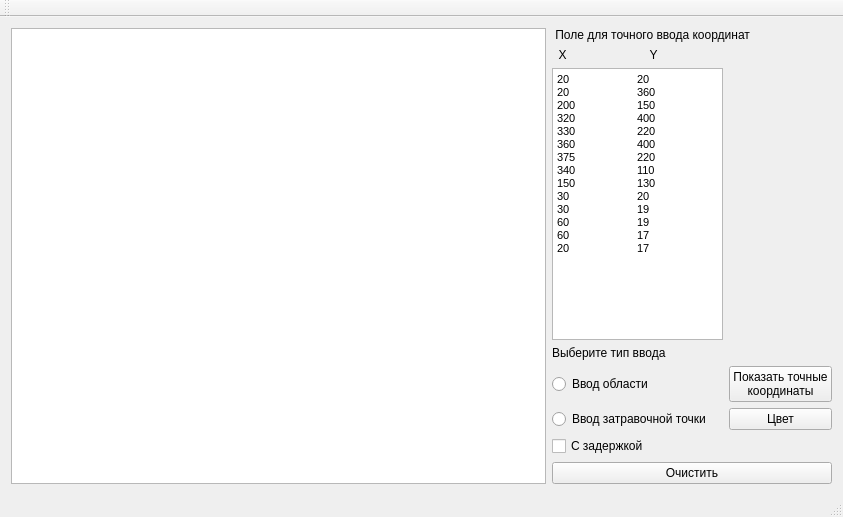
<?xml version="1.0" encoding="UTF-8"?>
<ui version="4.0">
 <class>MainWindow</class>
 <widget class="QMainWindow" name="MainWindow">
  <property name="geometry">
   <rect>
    <x>0</x>
    <y>0</y>
    <width>843</width>
    <height>517</height>
   </rect>
  </property>
  <property name="windowTitle">
   <string>Лабораторная 6</string>
  </property>
  <widget class="QWidget" name="centralWidget">
   <layout class="QHBoxLayout" name="horizontalLayout" stretch="2,1">
    <item>
     <widget class="QGraphicsView" name="graphicsView"/>
    </item>
    <item>
     <layout class="QGridLayout" name="gridLayout" columnstretch="1,0,0,0">
      <item row="3" column="0" colspan="4">
       <widget class="QLabel" name="label_2">
        <property name="text">
         <string>Выберите тип ввода</string>
        </property>
       </widget>
      </item>
      <item row="1" column="0">
       <widget class="QLabel" name="label_6">
        <property name="text">
         <string>  X                         Y</string>
        </property>
        <property name="alignment">
         <set>Qt::AlignLeading|Qt::AlignLeft|Qt::AlignVCenter</set>
        </property>
       </widget>
      </item>
      <item row="6" column="3">
       <spacer name="horizontalSpacer">
        <property name="orientation">
         <enum>Qt::Horizontal</enum>
        </property>
        <property name="sizeHint" stdset="0">
         <size>
          <width>40</width>
          <height>20</height>
         </size>
        </property>
       </spacer>
      </item>
      <item row="4" column="0">
       <widget class="QRadioButton" name="radioArea">
        <property name="text">
         <string>Ввод области</string>
        </property>
        <attribute name="buttonGroup">
         <string notr="true">buttonGroup</string>
        </attribute>
       </widget>
      </item>
      <item row="5" column="3">
       <widget class="QPushButton" name="btnColor">
        <property name="text">
         <string>Цвет</string>
        </property>
       </widget>
      </item>
      <item row="5" column="0">
       <widget class="QRadioButton" name="radioPoint">
        <property name="text">
         <string>Ввод затравочной точки</string>
        </property>
        <attribute name="buttonGroup">
         <string notr="true">buttonGroup</string>
        </attribute>
       </widget>
      </item>
      <item row="7" column="0" colspan="4">
       <widget class="QPushButton" name="btnClear">
        <property name="text">
         <string>Очистить</string>
        </property>
       </widget>
      </item>
      <item row="6" column="0" colspan="2">
       <widget class="QCheckBox" name="checkDelay">
        <property name="text">
         <string>С задержкой</string>
        </property>
       </widget>
      </item>
      <item row="0" column="0" colspan="4">
       <widget class="QLabel" name="label">
        <property name="text">
         <string> Поле для точного ввода координат</string>
        </property>
       </widget>
      </item>
      <item row="2" column="0" colspan="3">
       <widget class="QTextEdit" name="textEdit">
        <property name="html">
         <string>&lt;!DOCTYPE HTML PUBLIC &quot;-//W3C//DTD HTML 4.0//EN&quot; &quot;http://www.w3.org/TR/REC-html40/strict.dtd&quot;&gt;
&lt;html&gt;&lt;head&gt;&lt;meta name=&quot;qrichtext&quot; content=&quot;1&quot; /&gt;&lt;style type=&quot;text/css&quot;&gt;
p, li { white-space: pre-wrap; }
&lt;/style&gt;&lt;/head&gt;&lt;body style=&quot; font-family:'MS Shell Dlg 2'; font-size:8.25pt; font-weight:400; font-style:normal;&quot;&gt;
&lt;p style=&quot; margin-top:0px; margin-bottom:0px; margin-left:0px; margin-right:0px; -qt-block-indent:0; text-indent:0px;&quot;&gt;20	20&lt;/p&gt;
&lt;p style=&quot; margin-top:0px; margin-bottom:0px; margin-left:0px; margin-right:0px; -qt-block-indent:0; text-indent:0px;&quot;&gt;20	360&lt;/p&gt;
&lt;p style=&quot; margin-top:0px; margin-bottom:0px; margin-left:0px; margin-right:0px; -qt-block-indent:0; text-indent:0px;&quot;&gt;200	150&lt;/p&gt;
&lt;p style=&quot; margin-top:0px; margin-bottom:0px; margin-left:0px; margin-right:0px; -qt-block-indent:0; text-indent:0px;&quot;&gt;320	400&lt;/p&gt;
&lt;p style=&quot; margin-top:0px; margin-bottom:0px; margin-left:0px; margin-right:0px; -qt-block-indent:0; text-indent:0px;&quot;&gt;330	220	&lt;/p&gt;
&lt;p style=&quot; margin-top:0px; margin-bottom:0px; margin-left:0px; margin-right:0px; -qt-block-indent:0; text-indent:0px;&quot;&gt;360	400&lt;/p&gt;
&lt;p style=&quot; margin-top:0px; margin-bottom:0px; margin-left:0px; margin-right:0px; -qt-block-indent:0; text-indent:0px;&quot;&gt;375	220&lt;/p&gt;
&lt;p style=&quot; margin-top:0px; margin-bottom:0px; margin-left:0px; margin-right:0px; -qt-block-indent:0; text-indent:0px;&quot;&gt;340	110&lt;/p&gt;
&lt;p style=&quot; margin-top:0px; margin-bottom:0px; margin-left:0px; margin-right:0px; -qt-block-indent:0; text-indent:0px;&quot;&gt;150	130&lt;/p&gt;
&lt;p style=&quot; margin-top:0px; margin-bottom:0px; margin-left:0px; margin-right:0px; -qt-block-indent:0; text-indent:0px;&quot;&gt;30	20&lt;/p&gt;
&lt;p style=&quot; margin-top:0px; margin-bottom:0px; margin-left:0px; margin-right:0px; -qt-block-indent:0; text-indent:0px;&quot;&gt;30	19&lt;/p&gt;
&lt;p style=&quot; margin-top:0px; margin-bottom:0px; margin-left:0px; margin-right:0px; -qt-block-indent:0; text-indent:0px;&quot;&gt;60	19&lt;/p&gt;
&lt;p style=&quot; margin-top:0px; margin-bottom:0px; margin-left:0px; margin-right:0px; -qt-block-indent:0; text-indent:0px;&quot;&gt;60	17&lt;/p&gt;
&lt;p style=&quot; margin-top:0px; margin-bottom:0px; margin-left:0px; margin-right:0px; -qt-block-indent:0; text-indent:0px;&quot;&gt;20	17&lt;/p&gt;&lt;/body&gt;&lt;/html&gt;</string>
        </property>
       </widget>
      </item>
      <item row="4" column="3">
       <widget class="QPushButton" name="btnShow">
        <property name="text">
         <string>Показать точные
координаты</string>
        </property>
       </widget>
      </item>
     </layout>
    </item>
   </layout>
  </widget>
  <widget class="QMenuBar" name="menuBar">
   <property name="geometry">
    <rect>
     <x>0</x>
     <y>0</y>
     <width>843</width>
     <height>21</height>
    </rect>
   </property>
  </widget>
  <widget class="QToolBar" name="mainToolBar">
   <attribute name="toolBarArea">
    <enum>TopToolBarArea</enum>
   </attribute>
   <attribute name="toolBarBreak">
    <bool>false</bool>
   </attribute>
  </widget>
  <widget class="QStatusBar" name="statusBar"/>
 </widget>
 <layoutdefault spacing="6" margin="11"/>
 <resources/>
 <connections/>
 <buttongroups>
  <buttongroup name="buttonGroup"/>
 </buttongroups>
</ui>
